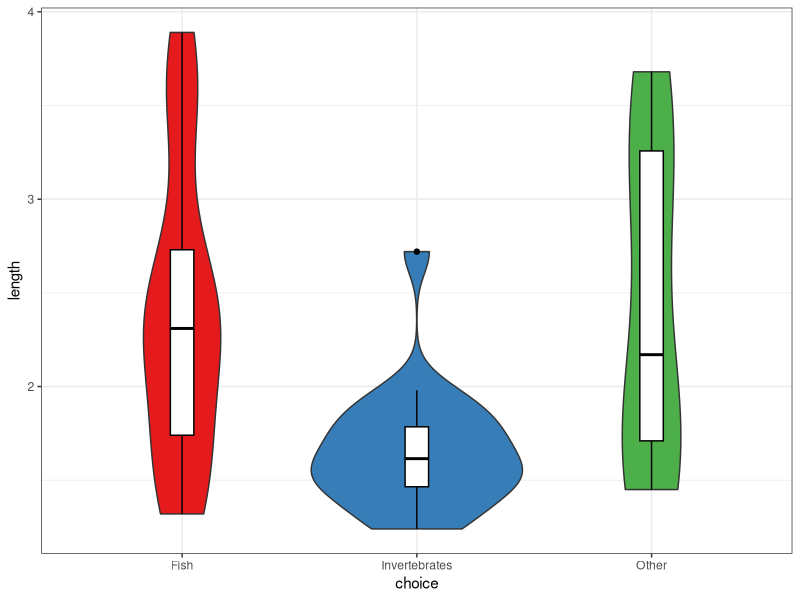
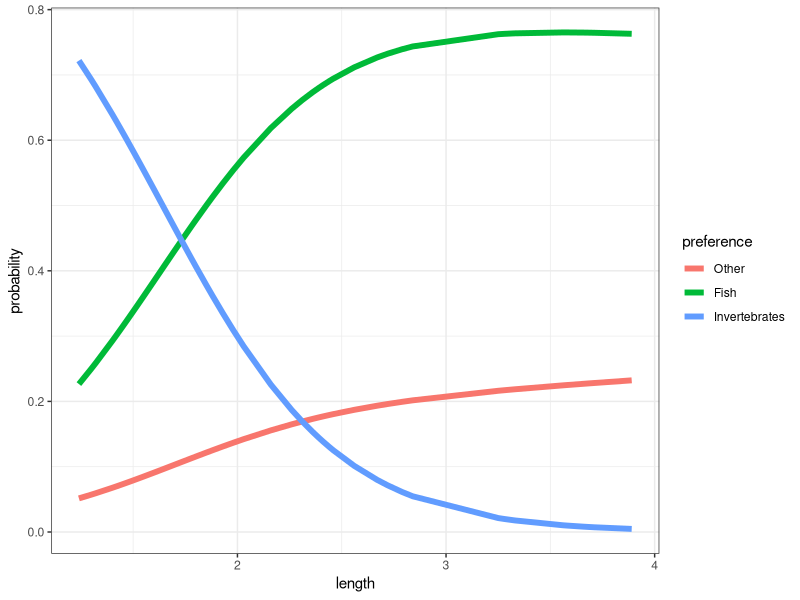
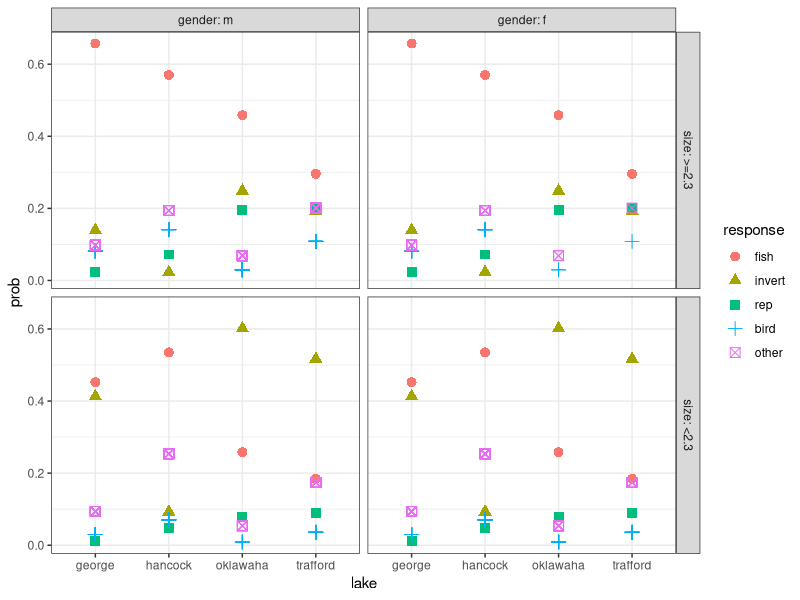

Write R code to recreate these figures, in order. (Note: this script raises an error after producing the figures.)
## ---- chunk 1
knitr::opts_chunk$set(comment=NA)
options(width = 60)
## ---- chunk 2
library(skimr)
library(rms)
library(nnet)
library(MASS)
library(broom)
library(tidyverse)
## ---- chunk 3
gator1 <- read.csv("data/gator1.csv") %>% tbl_df
gator2 <- read.csv("data/gator2.csv") %>% tbl_df
asbestos <- read.csv("data/asbestos.csv") %>% tbl_df
## ---- chunk 4
gator1
## ---- chunk 5
gator1 %>% select(choice, length) %>% summary
## ---- chunk 6
ggplot(gator1, aes(x = choice, y = length, fill = choice)) + 
    geom_violin(trim = TRUE) +
    geom_boxplot(fill = "white", col = "black", 
                 width = 0.1) +
    scale_fill_brewer(palette = "Set1") +
    theme_bw() +
    guides(fill = FALSE)
## ---- chunk 7
gator1 <- gator1 %>%
    mutate(choice = fct_relevel(choice, "Other"))
## ---- chunk 8
try1 <- multinom(choice ~ length, data=gator1)
## ---- chunk 9
try1
## ---- chunk 10
try1_fits <- 
    predict(try1, newdata = gator1, type = "probs")

gator1_try1 <- cbind(gator1, try1_fits)

head(gator1_try1, 3)
## ---- chunk 11
gator1_try1 %>% group_by(choice) %>%
    summarize(mean(Other), mean(Fish), mean(Invertebrates))
## ---- chunk 12
gator1_try1long <- 
    gather(gator1_try1, key = preference, 
           value = probability, 
           Other:Invertebrates, factor_key = TRUE)

head(gator1_try1long,3)
## ---- chunk 13
ggplot(gator1_try1long, aes(x = length, y = probability, 
                            col = preference)) +
    geom_line(size = 2) +
    scale_fill_brewer(palette = "Set1") +
    theme_bw()
## ---- chunk 14
summary(try1)
## ---- chunk 15
try0 <- multinom(choice ~ 1, data=gator1)
## ---- chunk 16
anova(try0, try1)
## ---- chunk 17
z <- summary(try1)$coefficients / 
  summary(try1)$standard.errors  ## Wald Z tests
p <- (1 - pnorm(abs(z), 0, 1)) * 2 ## 2-sided p values
z
p
## ---- chunk 18
gator2$food   <- factor(gator2$food,   
                        levels = c("fish", "invert", 
                            "rep", "bird", "other"))
gator2$size   <- factor(gator2$size,   
                        levels = c(">=2.3","<2.3"))
gator2$gender <- factor(gator2$gender, 
                        levels=c("m","f"))
gator2$lake   <- factor(gator2$lake,   
                        levels=c("george", "hancock", 
                              "oklawaha","trafford"))
## ---- chunk 19
summary(gator2)
## ---- chunk 20
options(contrasts=c("contr.treatment", "contr.poly"))
fitS <- multinom(food ~ lake*size*gender, data=gator2) 

fit0<-multinom(food~1,data=gator2)        # null
fit1<-multinom(food~gender,data=gator2)   # G
fit2<-multinom(food~size,data=gator2)     # S
fit3<-multinom(food~lake,data=gator2)     # L
fit4<-multinom(food~size+lake,data=gator2) # L + S
fit5<-multinom(food~size+lake+gender,data=gator2) # L + S + G
## ---- chunk 21
anova(fit0, fit1, fit2, fit3, fit4, fit5, fitS)
## ---- chunk 22
fit4_fits <- 
    predict(fit4, newdata = gator2, type = "probs")

gator2_fit4 <- cbind(gator2, fit4_fits)

head(gator2_fit4, 3)
## ---- chunk 23
gator2_fit4 %>% group_by(food) %>%
    summarize(mean(fish), mean(invert), mean(rep), 
              mean(bird), mean(other))
## ---- chunk 24
gator2_fit4long <- 
    gather(gator2_fit4, key = response, 
           value = prob, 
           fish:other, factor_key = TRUE)

head(gator2_fit4long,3)
## ---- chunk 25
ggplot(gator2_fit4long, aes(x = lake, y = prob, 
                            col = response,
                            shape = response)) +
    geom_point(size = 3) +
    scale_fill_brewer(palette = "Set1") +
    theme_bw() +
    facet_grid(size ~ gender, labeller = "label_both")
## ---- chunk 26
asbestos$Exposure <- factor(asbestos$Exposure, ordered=T)
summary(asbestos[,2:5])
## ---- chunk 27
model.A <- polr(Exposure ~ Task + Ventilation + Duration, 
                data=asbestos)
## ---- chunk 28
exp(coef(model.A))
exp(confint(model.A))
## ---- chunk 29
model.null <- polr(Exposure ~ 1, data=asbestos)
anova(model.null, model.A)
## ---- chunk 30
model.B <- polr(Exposure ~ Task + Ventilation, data=asbestos)
anova(model.A, model.B)
## ---- chunk 31
model.C <- polr(Exposure ~ Task * Ventilation, data=asbestos)
anova(model.B, model.C)
